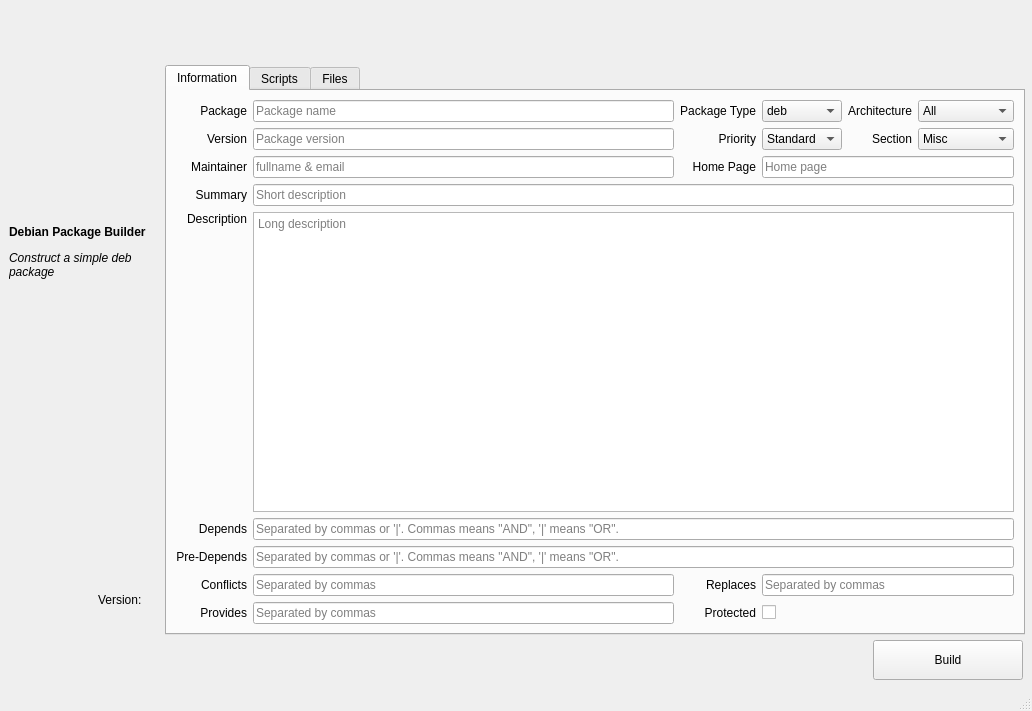
<?xml version="1.0" encoding="UTF-8"?>
<ui version="4.0">
 <class>MainWindow</class>
 <widget class="QMainWindow" name="MainWindow">
  <property name="geometry">
   <rect>
    <x>0</x>
    <y>0</y>
    <width>1032</width>
    <height>711</height>
   </rect>
  </property>
  <property name="minimumSize">
   <size>
    <width>1032</width>
    <height>711</height>
   </size>
  </property>
  <property name="maximumSize">
   <size>
    <width>1032</width>
    <height>711</height>
   </size>
  </property>
  <property name="windowTitle">
   <string>Debian Package Builder</string>
  </property>
  <widget class="QWidget" name="centralwidget">
   <layout class="QVBoxLayout" name="verticalLayout">
    <item>
     <widget class="QLabel" name="LB_Banner">
      <property name="minimumSize">
       <size>
        <width>0</width>
        <height>50</height>
       </size>
      </property>
      <property name="text">
       <string/>
      </property>
     </widget>
    </item>
    <item>
     <layout class="QHBoxLayout" name="HL_Center">
      <property name="sizeConstraint">
       <enum>QLayout::SetMinAndMaxSize</enum>
      </property>
      <item>
       <layout class="QVBoxLayout" name="VL_Left">
        <property name="spacing">
         <number>10</number>
        </property>
        <item>
         <widget class="QLabel" name="LB_Logo">
          <property name="minimumSize">
           <size>
            <width>150</width>
            <height>150</height>
           </size>
          </property>
          <property name="maximumSize">
           <size>
            <width>150</width>
            <height>150</height>
           </size>
          </property>
          <property name="styleSheet">
           <string notr="true">
QLabel { image: url(:/icons/logo); }</string>
          </property>
          <property name="text">
           <string/>
          </property>
         </widget>
        </item>
        <item>
         <widget class="QLabel" name="LB_AppDesc">
          <property name="maximumSize">
           <size>
            <width>150</width>
            <height>16777215</height>
           </size>
          </property>
          <property name="text">
           <string>&lt;html&gt;&lt;head/&gt;&lt;body&gt;&lt;p&gt;&lt;span style=&quot; font-weight:600;&quot;&gt;Debian Package Builder&lt;/span&gt;&lt;/p&gt;&lt;p&gt;&lt;span style=&quot; font-style:italic;&quot;&gt;Construct a simple deb package&lt;/span&gt;&lt;/p&gt;&lt;/body&gt;&lt;/html&gt;</string>
          </property>
          <property name="wordWrap">
           <bool>true</bool>
          </property>
         </widget>
        </item>
        <item>
         <spacer name="VS_Left">
          <property name="orientation">
           <enum>Qt::Vertical</enum>
          </property>
          <property name="sizeHint" stdset="0">
           <size>
            <width>20</width>
            <height>40</height>
           </size>
          </property>
         </spacer>
        </item>
        <item>
         <layout class="QHBoxLayout" name="HL_AppVer">
          <item>
           <spacer name="HS_AppVer">
            <property name="orientation">
             <enum>Qt::Horizontal</enum>
            </property>
            <property name="sizeHint" stdset="0">
             <size>
              <width>40</width>
              <height>20</height>
             </size>
            </property>
           </spacer>
          </item>
          <item>
           <widget class="QLabel" name="LB_AppVerLabel">
            <property name="sizePolicy">
             <sizepolicy hsizetype="Minimum" vsizetype="Preferred">
              <horstretch>0</horstretch>
              <verstretch>0</verstretch>
             </sizepolicy>
            </property>
            <property name="text">
             <string>Version:</string>
            </property>
           </widget>
          </item>
          <item>
           <widget class="QLabel" name="LB_AppVer">
            <property name="sizePolicy">
             <sizepolicy hsizetype="Minimum" vsizetype="Preferred">
              <horstretch>0</horstretch>
              <verstretch>0</verstretch>
             </sizepolicy>
            </property>
            <property name="text">
             <string/>
            </property>
           </widget>
          </item>
         </layout>
        </item>
        <item>
         <widget class="QLabel" name="LB_Date">
          <property name="text">
           <string/>
          </property>
          <property name="alignment">
           <set>Qt::AlignRight|Qt::AlignTrailing|Qt::AlignVCenter</set>
          </property>
         </widget>
        </item>
       </layout>
      </item>
      <item>
       <widget class="QTabWidget" name="tabWidget_Main">
        <property name="sizePolicy">
         <sizepolicy hsizetype="Expanding" vsizetype="Expanding">
          <horstretch>0</horstretch>
          <verstretch>0</verstretch>
         </sizepolicy>
        </property>
        <property name="minimumSize">
         <size>
          <width>860</width>
          <height>570</height>
         </size>
        </property>
        <property name="tabShape">
         <enum>QTabWidget::Rounded</enum>
        </property>
        <property name="currentIndex">
         <number>0</number>
        </property>
        <property name="elideMode">
         <enum>Qt::ElideNone</enum>
        </property>
        <widget class="QWidget" name="tab_info">
         <property name="sizePolicy">
          <sizepolicy hsizetype="Expanding" vsizetype="Preferred">
           <horstretch>0</horstretch>
           <verstretch>0</verstretch>
          </sizepolicy>
         </property>
         <attribute name="title">
          <string>Information</string>
         </attribute>
         <layout class="QGridLayout" name="gridLayout">
          <property name="sizeConstraint">
           <enum>QLayout::SetNoConstraint</enum>
          </property>
          <item row="1" column="0">
           <widget class="QLabel" name="LB_Version">
            <property name="text">
             <string>Version</string>
            </property>
            <property name="alignment">
             <set>Qt::AlignRight|Qt::AlignTrailing|Qt::AlignVCenter</set>
            </property>
           </widget>
          </item>
          <item row="0" column="3">
           <widget class="QComboBox" name="ComboBox_PackageType">
            <item>
             <property name="text">
              <string notr="true">deb</string>
             </property>
            </item>
            <item>
             <property name="text">
              <string notr="true">udeb</string>
             </property>
            </item>
           </widget>
          </item>
          <item row="0" column="0">
           <widget class="QLabel" name="LB_Package">
            <property name="text">
             <string>Package</string>
            </property>
            <property name="alignment">
             <set>Qt::AlignRight|Qt::AlignTrailing|Qt::AlignVCenter</set>
            </property>
           </widget>
          </item>
          <item row="7" column="0">
           <widget class="QLabel" name="LB_Conflicts">
            <property name="text">
             <string>Conflicts</string>
            </property>
            <property name="alignment">
             <set>Qt::AlignRight|Qt::AlignTrailing|Qt::AlignVCenter</set>
            </property>
           </widget>
          </item>
          <item row="6" column="0">
           <widget class="QLabel" name="LB_PreDepends">
            <property name="text">
             <string>Pre-Depends</string>
            </property>
            <property name="alignment">
             <set>Qt::AlignRight|Qt::AlignTrailing|Qt::AlignVCenter</set>
            </property>
           </widget>
          </item>
          <item row="7" column="1">
           <widget class="QLineEdit" name="LE_Conflicts">
            <property name="placeholderText">
             <string>Separated by commas</string>
            </property>
           </widget>
          </item>
          <item row="1" column="3">
           <widget class="QComboBox" name="ComboBox_Priority">
            <property name="currentIndex">
             <number>1</number>
            </property>
            <item>
             <property name="text">
              <string>Required</string>
             </property>
            </item>
            <item>
             <property name="text">
              <string>Standard</string>
             </property>
            </item>
            <item>
             <property name="text">
              <string>Optional</string>
             </property>
            </item>
            <item>
             <property name="text">
              <string>Extra</string>
             </property>
            </item>
           </widget>
          </item>
          <item row="7" column="2">
           <widget class="QLabel" name="LB_Replaces">
            <property name="text">
             <string>Replaces</string>
            </property>
            <property name="alignment">
             <set>Qt::AlignRight|Qt::AlignTrailing|Qt::AlignVCenter</set>
            </property>
           </widget>
          </item>
          <item row="2" column="1">
           <widget class="QLineEdit" name="LE_Maintainer">
            <property name="placeholderText">
             <string>fullname &amp; email</string>
            </property>
           </widget>
          </item>
          <item row="2" column="2">
           <widget class="QLabel" name="LB_HomePage">
            <property name="text">
             <string>Home Page</string>
            </property>
            <property name="alignment">
             <set>Qt::AlignRight|Qt::AlignTrailing|Qt::AlignVCenter</set>
            </property>
           </widget>
          </item>
          <item row="0" column="5">
           <widget class="QComboBox" name="ComboBox_Arch">
            <item>
             <property name="text">
              <string notr="true">All</string>
             </property>
            </item>
            <item>
             <property name="text">
              <string notr="true">AMD64</string>
             </property>
            </item>
            <item>
             <property name="text">
              <string notr="true">I386</string>
             </property>
            </item>
            <item>
             <property name="text">
              <string notr="true">ARM64</string>
             </property>
            </item>
            <item>
             <property name="text">
              <string notr="true">ARMEL</string>
             </property>
            </item>
            <item>
             <property name="text">
              <string notr="true">ARM</string>
             </property>
            </item>
            <item>
             <property name="text">
              <string notr="true">PowerPC64</string>
             </property>
            </item>
            <item>
             <property name="text">
              <string notr="true">PowerPC</string>
             </property>
            </item>
            <item>
             <property name="text">
              <string notr="true">MIPS64EL</string>
             </property>
            </item>
            <item>
             <property name="text">
              <string notr="true">MIPS</string>
             </property>
            </item>
           </widget>
          </item>
          <item row="4" column="0">
           <widget class="QLabel" name="LB_Description">
            <property name="text">
             <string>Description</string>
            </property>
            <property name="alignment">
             <set>Qt::AlignRight|Qt::AlignTop|Qt::AlignTrailing</set>
            </property>
           </widget>
          </item>
          <item row="5" column="0">
           <widget class="QLabel" name="LB_Depends">
            <property name="text">
             <string>Depends</string>
            </property>
            <property name="alignment">
             <set>Qt::AlignRight|Qt::AlignTrailing|Qt::AlignVCenter</set>
            </property>
           </widget>
          </item>
          <item row="6" column="1" colspan="5">
           <widget class="QLineEdit" name="LE_PreDepends">
            <property name="placeholderText">
             <string>Separated by commas or '|'. Commas means &quot;AND&quot;, '|' means &quot;OR&quot;.</string>
            </property>
           </widget>
          </item>
          <item row="0" column="1">
           <widget class="QLineEdit" name="LE_Package">
            <property name="placeholderText">
             <string>Package name</string>
            </property>
           </widget>
          </item>
          <item row="0" column="2">
           <widget class="QLabel" name="LB_PackageType">
            <property name="text">
             <string>Package Type</string>
            </property>
            <property name="alignment">
             <set>Qt::AlignRight|Qt::AlignTrailing|Qt::AlignVCenter</set>
            </property>
           </widget>
          </item>
          <item row="2" column="3" colspan="3">
           <widget class="QLineEdit" name="LE_HomePage">
            <property name="placeholderText">
             <string>Home page</string>
            </property>
           </widget>
          </item>
          <item row="4" column="1" colspan="5">
           <widget class="QTextEdit" name="TE_Description">
            <property name="placeholderText">
             <string>Long description</string>
            </property>
           </widget>
          </item>
          <item row="1" column="1">
           <widget class="QLineEdit" name="LE_Version">
            <property name="placeholderText">
             <string>Package version</string>
            </property>
           </widget>
          </item>
          <item row="8" column="1">
           <widget class="QLineEdit" name="LE_Provides">
            <property name="placeholderText">
             <string>Separated by commas</string>
            </property>
           </widget>
          </item>
          <item row="3" column="0">
           <widget class="QLabel" name="LB_Summary">
            <property name="text">
             <string>Summary</string>
            </property>
            <property name="alignment">
             <set>Qt::AlignRight|Qt::AlignTrailing|Qt::AlignVCenter</set>
            </property>
           </widget>
          </item>
          <item row="1" column="2">
           <widget class="QLabel" name="LB_Priority">
            <property name="text">
             <string>Priority</string>
            </property>
            <property name="alignment">
             <set>Qt::AlignRight|Qt::AlignTrailing|Qt::AlignVCenter</set>
            </property>
           </widget>
          </item>
          <item row="8" column="0">
           <widget class="QLabel" name="LB_Provides">
            <property name="text">
             <string>Provides</string>
            </property>
            <property name="alignment">
             <set>Qt::AlignRight|Qt::AlignTrailing|Qt::AlignVCenter</set>
            </property>
           </widget>
          </item>
          <item row="5" column="1" colspan="5">
           <widget class="QLineEdit" name="LE_Depends">
            <property name="placeholderText">
             <string>Separated by commas or '|'. Commas means &quot;AND&quot;, '|' means &quot;OR&quot;.</string>
            </property>
           </widget>
          </item>
          <item row="0" column="4">
           <widget class="QLabel" name="LB_Arch">
            <property name="text">
             <string>Architecture</string>
            </property>
            <property name="alignment">
             <set>Qt::AlignRight|Qt::AlignTrailing|Qt::AlignVCenter</set>
            </property>
           </widget>
          </item>
          <item row="7" column="3" colspan="3">
           <widget class="QLineEdit" name="LE_Replaces">
            <property name="placeholderText">
             <string>Separated by commas</string>
            </property>
           </widget>
          </item>
          <item row="2" column="0">
           <widget class="QLabel" name="LB_Maintainer">
            <property name="text">
             <string>Maintainer</string>
            </property>
            <property name="alignment">
             <set>Qt::AlignRight|Qt::AlignTrailing|Qt::AlignVCenter</set>
            </property>
           </widget>
          </item>
          <item row="3" column="1" colspan="5">
           <widget class="QLineEdit" name="LE_Summary">
            <property name="placeholderText">
             <string>Short description</string>
            </property>
           </widget>
          </item>
          <item row="1" column="5">
           <widget class="QComboBox" name="ComboBox_Section">
            <property name="currentIndex">
             <number>9</number>
            </property>
            <item>
             <property name="text">
              <string>Database</string>
             </property>
            </item>
            <item>
             <property name="text">
              <string>Editors</string>
             </property>
            </item>
            <item>
             <property name="text">
              <string>Electronics</string>
             </property>
            </item>
            <item>
             <property name="text">
              <string>Embedded</string>
             </property>
            </item>
            <item>
             <property name="text">
              <string>Fonts</string>
             </property>
            </item>
            <item>
             <property name="text">
              <string>Games</string>
             </property>
            </item>
            <item>
             <property name="text">
              <string>Graphics</string>
             </property>
            </item>
            <item>
             <property name="text">
              <string>Interpreters</string>
             </property>
            </item>
            <item>
             <property name="text">
              <string>Mail</string>
             </property>
            </item>
            <item>
             <property name="text">
              <string>Misc</string>
             </property>
            </item>
            <item>
             <property name="text">
              <string>Net</string>
             </property>
            </item>
            <item>
             <property name="text">
              <string>News</string>
             </property>
            </item>
            <item>
             <property name="text">
              <string>Science</string>
             </property>
            </item>
            <item>
             <property name="text">
              <string>Sound</string>
             </property>
            </item>
            <item>
             <property name="text">
              <string>Text</string>
             </property>
            </item>
            <item>
             <property name="text">
              <string>Utils</string>
             </property>
            </item>
            <item>
             <property name="text">
              <string>Video</string>
             </property>
            </item>
            <item>
             <property name="text">
              <string>Web</string>
             </property>
            </item>
           </widget>
          </item>
          <item row="1" column="4">
           <widget class="QLabel" name="LB_Section">
            <property name="text">
             <string>Section</string>
            </property>
            <property name="alignment">
             <set>Qt::AlignRight|Qt::AlignTrailing|Qt::AlignVCenter</set>
            </property>
           </widget>
          </item>
          <item row="8" column="2">
           <widget class="QLabel" name="LB_Protected">
            <property name="text">
             <string>Protected</string>
            </property>
            <property name="alignment">
             <set>Qt::AlignRight|Qt::AlignTrailing|Qt::AlignVCenter</set>
            </property>
           </widget>
          </item>
          <item row="8" column="3">
           <widget class="QCheckBox" name="CB_Protected">
            <property name="text">
             <string/>
            </property>
           </widget>
          </item>
         </layout>
        </widget>
        <widget class="QWidget" name="tab_scripts">
         <property name="sizePolicy">
          <sizepolicy hsizetype="Expanding" vsizetype="Preferred">
           <horstretch>0</horstretch>
           <verstretch>0</verstretch>
          </sizepolicy>
         </property>
         <attribute name="title">
          <string>Scripts</string>
         </attribute>
         <layout class="QGridLayout" name="gridLayout_2">
          <item row="0" column="0">
           <widget class="QTabWidget" name="tabWidget_scripts">
            <property name="currentIndex">
             <number>0</number>
            </property>
            <widget class="QWidget" name="tab_preinst">
             <attribute name="title">
              <string>Pre-Install</string>
             </attribute>
             <layout class="QGridLayout" name="gridLayout_3">
              <item row="0" column="0">
               <widget class="QTextEdit" name="TE_PreInst"/>
              </item>
             </layout>
            </widget>
            <widget class="QWidget" name="tab_postinst">
             <attribute name="title">
              <string>Post-Install</string>
             </attribute>
             <layout class="QGridLayout" name="gridLayout_4">
              <item row="0" column="0">
               <widget class="QTextEdit" name="TE_PostInst"/>
              </item>
             </layout>
            </widget>
            <widget class="QWidget" name="tab_prerm">
             <attribute name="title">
              <string>Pre-Remove</string>
             </attribute>
             <layout class="QGridLayout" name="gridLayout_5">
              <item row="0" column="0">
               <widget class="QTextEdit" name="TE_PreRM"/>
              </item>
             </layout>
            </widget>
            <widget class="QWidget" name="tab_postrm">
             <attribute name="title">
              <string>Post-Remove</string>
             </attribute>
             <layout class="QGridLayout" name="gridLayout_6">
              <item row="0" column="0">
               <widget class="QPlainTextEdit" name="TE_PostRM"/>
              </item>
             </layout>
            </widget>
           </widget>
          </item>
         </layout>
        </widget>
        <widget class="QWidget" name="tab_files">
         <attribute name="title">
          <string>Files</string>
         </attribute>
         <layout class="QVBoxLayout" name="verticalLayout_2">
          <item>
           <layout class="QHBoxLayout" name="HL_FilesToolbar">
            <property name="spacing">
             <number>10</number>
            </property>
            <item>
             <widget class="QToolButton" name="TB_Add_Dir">
              <property name="toolTip">
               <string>Create entry based root path.</string>
              </property>
              <property name="styleSheet">
               <string notr="true">
QToolButton { border: none; }</string>
              </property>
              <property name="text">
               <string>Create</string>
              </property>
              <property name="icon">
               <iconset resource="debfile-master.qrc">
                <normaloff>:/icons/toolbar/dir-add</normaloff>:/icons/toolbar/dir-add</iconset>
              </property>
              <property name="iconSize">
               <size>
                <width>32</width>
                <height>32</height>
               </size>
              </property>
              <property name="toolButtonStyle">
               <enum>Qt::ToolButtonTextBesideIcon</enum>
              </property>
             </widget>
            </item>
            <item>
             <widget class="QToolButton" name="TB_Import_File">
              <property name="toolTip">
               <string>Import folders or files to current path.</string>
              </property>
              <property name="styleSheet">
               <string notr="true">
QToolButton { border: none; }</string>
              </property>
              <property name="text">
               <string>Import File</string>
              </property>
              <property name="icon">
               <iconset resource="debfile-master.qrc">
                <normaloff>:/icons/toolbar/file-add</normaloff>:/icons/toolbar/file-add</iconset>
              </property>
              <property name="iconSize">
               <size>
                <width>32</width>
                <height>32</height>
               </size>
              </property>
              <property name="toolButtonStyle">
               <enum>Qt::ToolButtonTextBesideIcon</enum>
              </property>
             </widget>
            </item>
            <item>
             <widget class="QToolButton" name="TB_Import_Dir">
              <property name="styleSheet">
               <string notr="true">
QToolButton { border: none; }</string>
              </property>
              <property name="text">
               <string>Import Folder</string>
              </property>
              <property name="icon">
               <iconset resource="debfile-master.qrc">
                <normaloff>:/icons/toolbar/dir-add</normaloff>:/icons/toolbar/dir-add</iconset>
              </property>
              <property name="iconSize">
               <size>
                <width>32</width>
                <height>32</height>
               </size>
              </property>
              <property name="toolButtonStyle">
               <enum>Qt::ToolButtonTextBesideIcon</enum>
              </property>
             </widget>
            </item>
            <item>
             <widget class="QToolButton" name="TB_Remove">
              <property name="toolTip">
               <string>Remove folders or files from current path.</string>
              </property>
              <property name="styleSheet">
               <string notr="true">
QToolButton { border: none; }</string>
              </property>
              <property name="text">
               <string>Remove</string>
              </property>
              <property name="icon">
               <iconset resource="debfile-master.qrc">
                <normaloff>:/icons/toolbar/trash</normaloff>:/icons/toolbar/trash</iconset>
              </property>
              <property name="iconSize">
               <size>
                <width>32</width>
                <height>32</height>
               </size>
              </property>
              <property name="toolButtonStyle">
               <enum>Qt::ToolButtonTextBesideIcon</enum>
              </property>
             </widget>
            </item>
            <item>
             <spacer name="HS_FilesToolbar">
              <property name="orientation">
               <enum>Qt::Horizontal</enum>
              </property>
              <property name="sizeHint" stdset="0">
               <size>
                <width>40</width>
                <height>20</height>
               </size>
              </property>
             </spacer>
            </item>
           </layout>
          </item>
          <item>
           <widget class="QTreeView" name="treeView_Files"/>
          </item>
         </layout>
        </widget>
       </widget>
      </item>
     </layout>
    </item>
    <item>
     <layout class="QHBoxLayout" name="HL_Bottom_ButtonBox">
      <item>
       <spacer name="HS_Bottom_ButtonBox">
        <property name="orientation">
         <enum>Qt::Horizontal</enum>
        </property>
        <property name="sizeHint" stdset="0">
         <size>
          <width>40</width>
          <height>20</height>
         </size>
        </property>
       </spacer>
      </item>
      <item>
       <widget class="QPushButton" name="PB_Build">
        <property name="minimumSize">
         <size>
          <width>150</width>
          <height>40</height>
         </size>
        </property>
        <property name="toolTip">
         <string>Start Build</string>
        </property>
        <property name="text">
         <string>Build</string>
        </property>
       </widget>
      </item>
     </layout>
    </item>
   </layout>
  </widget>
  <widget class="QStatusBar" name="statusbar"/>
 </widget>
 <tabstops>
  <tabstop>PB_Build</tabstop>
  <tabstop>tabWidget_Main</tabstop>
  <tabstop>LE_Package</tabstop>
  <tabstop>LE_Version</tabstop>
  <tabstop>LE_Maintainer</tabstop>
  <tabstop>LE_Summary</tabstop>
  <tabstop>TE_Description</tabstop>
  <tabstop>ComboBox_PackageType</tabstop>
  <tabstop>ComboBox_Arch</tabstop>
  <tabstop>ComboBox_Priority</tabstop>
  <tabstop>ComboBox_Section</tabstop>
  <tabstop>LE_HomePage</tabstop>
  <tabstop>LE_Depends</tabstop>
  <tabstop>LE_PreDepends</tabstop>
  <tabstop>LE_Conflicts</tabstop>
  <tabstop>LE_Replaces</tabstop>
  <tabstop>LE_Provides</tabstop>
  <tabstop>tabWidget_scripts</tabstop>
  <tabstop>TE_PreInst</tabstop>
  <tabstop>TE_PostInst</tabstop>
  <tabstop>TE_PreRM</tabstop>
  <tabstop>TE_PostRM</tabstop>
 </tabstops>
 <resources>
  <include location="debfile-master.qrc"/>
 </resources>
 <connections/>
</ui>
